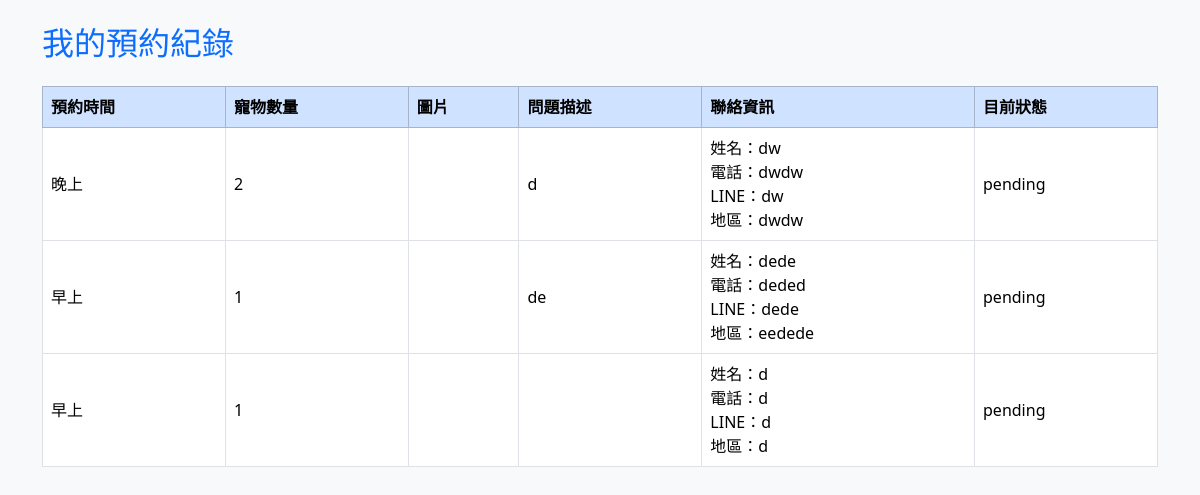
Screenshot of /front/my_bookings.php (signed in) with the database file from the repository.
### tables this page shows
CREATE TABLE `purr_booking` (
  `id` int(10) UNSIGNED NOT NULL,
  `user_id` varchar(100) NOT NULL COMMENT '會員帳號',
  `name` varchar(100) NOT NULL COMMENT '會員姓名',
  `email` varchar(150) NOT NULL COMMENT '聯絡信箱',
  `tel` varchar(50) NOT NULL COMMENT '聯絡電話',
  `line_id` varchar(100) NOT NULL COMMENT 'LINE ID',
  `city` varchar(100) NOT NULL COMMENT '居住地',
  `pet_count` int(11) NOT NULL,
  `available_time` text NOT NULL COMMENT '方便視訊的時間',
  `img` varchar(255) NOT NULL,
  `issue` text NOT NULL,
  `status` tinyint(4) NOT NULL COMMENT '0=待處理, 1=已確認, 2=完成, 3=取消',
  `created_at` datetime NOT NULL DEFAULT current_timestamp() COMMENT '預約建立時間'
);

### api/db.php (called while the page is built, shortened)
<?php
function statusText($code)
{
    $status_map = [
        0 => 'pending',
        1 => 'confirmed',
        2 => 'completed',
        3 => 'canceled'
    ];
    return isset($status_map[$code]) ? $status_map[$code] : 'unknown';
}
class DB
{
    private $dsn = "mysql:host=localhost;dbname=dbpurr;charset=utf8";
    private $pdo;
    private $table;
    function __construct($table)
    {
        $this->table = $table;
        $this->pdo = new PDO($this->dsn, "root", '');
    }
    function all(...$arg)
    {
        $sql = "select * from $this->table ";
        if (isset($arg[0])) {
            if (is_array($arg[0])) {
                $tmp = $this->arraytosql($arg[0]);
                $sql = $sql . " where " . join(" AND ", $tmp);
            } else {
                $sql .= $arg[0];
            }
        }
        return $this->pdo->query($sql)->fetchAll(PDO::FETCH_ASSOC);
    }
    private function arraytosql($array)
    {
        $tmp = [];
        foreach ($array as $key => $value) {
            $tmp[] = "`$key`='$value'";
        }
        return $tmp;
    }
}
$Booking = new DB('purr_booking');

### front/my_bookings.php (the view, shortened to what this page needs)
<?php
include_once "../api/db.php";
$uid = $_SESSION['user'];
$bookings = $Booking->all(['user_id' => $uid]);
?>
<!DOCTYPE html>
<html lang="zh-Hant">
<head>
    <link href="https://cdn.jsdelivr.net/npm/bootstrap@5.3.3/dist/css/bootstrap.min.css" rel="stylesheet">
</head>
<body class="bg-light">
    <div class="container py-4">
        <h2 class="mb-4 text-primary">我的預約紀錄</h2>
        <?php if (empty($bookings)): ?>
            <div class="alert alert-info">尚無預約紀錄。</div>
        <?php else: ?>
            <div class="table-responsive">
                <table class="table table-bordered align-middle bg-white">
                    <thead class="table-primary">
                        <tr>
                            <th>預約時間</th>
                            <th>寵物數量</th>
                            <th>圖片</th>
                            <th>問題描述</th>
                            <th>聯絡資訊</th>
                            <th>目前狀態</th>
                        </tr>
                    </thead>
                    <tbody>
                        <?php foreach ($bookings as $b): ?>
                            <tr>
                                <td><?= $b['available_time']; ?></td>
                                <td><?= $b['pet_count']; ?></td>
                                <td>
                                </td>
                                <td><?= nl2br($b['issue']); ?></td>
                                <td>
                                    姓名：<?= $b['name']; ?><br>
                                    電話：<?= $b['tel']; ?><br>
                                    LINE：<?= $b['line_id']; ?><br>
                                    地區：<?= $b['city']; ?>
                                </td>
                                <td><?= statusText($b['status']); ?></td>
                            </tr>
                        <?php endforeach; ?>
                    </tbody>
                </table>
            </div>
        <?php endif; ?>
    </div>
</body>
</html>

### rows the page displays
purr_booking: available_time "晚上", pet_count "2", issue "d", name "dw", tel "dwdw", line "dw", city "dwdw", status "pending"
purr_booking: available_time "早上", pet_count "1", issue "de", name "dede", tel "deded", line "dede", city "eedede", status "pending"
purr_booking: available_time "早上", pet_count "1", name "d", tel "d", line "d", city "d", status "pending"
